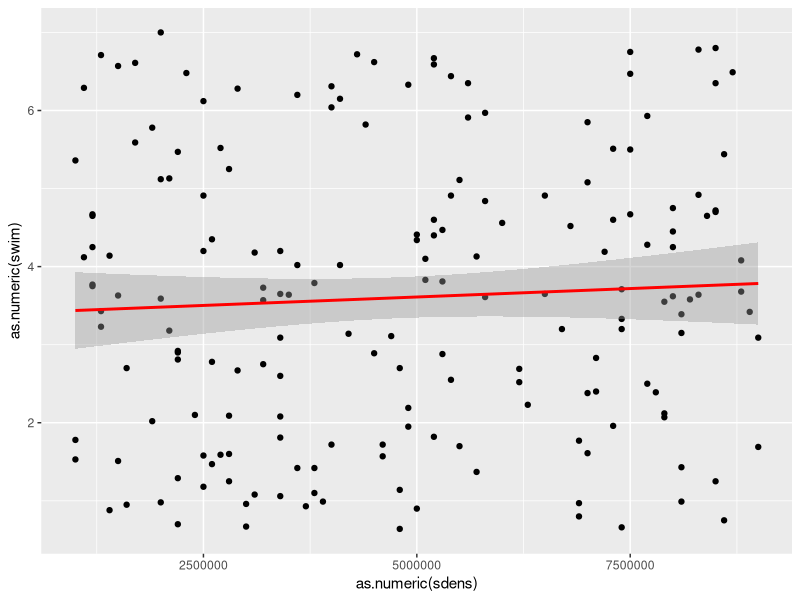
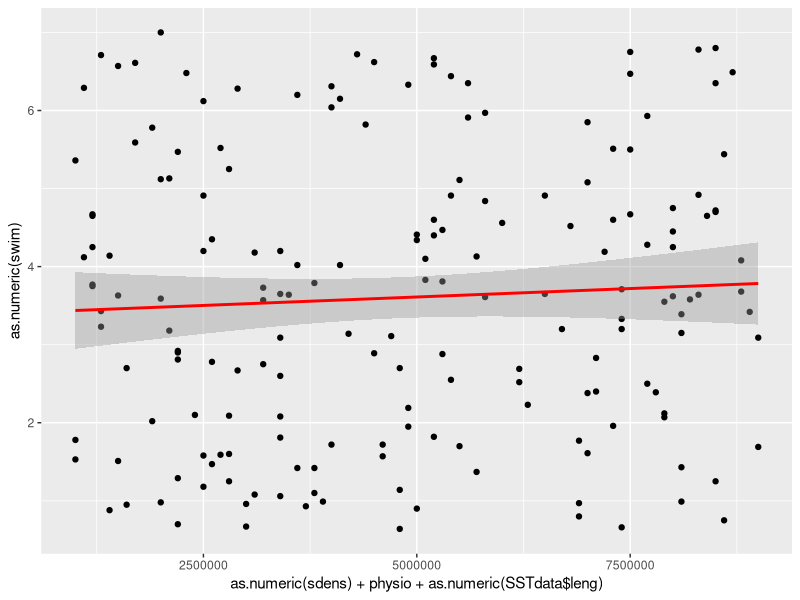

Source code (R) for these figures, in order:
## ---- chunk 1
tank<-sample(c("S1", "S2", "S3", "S4", "ENV"), 183, replace = TRUE)
sdens<-as.numeric(sample(seq(1000000,9000000, 100000), 183, replace=TRUE))
swim<-as.numeric(sample(seq(0.5, 7, 0.01), 183, replace=TRUE))
prHb<-sample(seq(5.9,6.3, 0.01), 183, replace=TRUE)
poHb<-sample(seq(6.2,6.9, 0.01), 183, replace=TRUE)
prHct<-sample(seq(25,28, 0.1), 183, replace=TRUE)
poHct<-sample(seq(27,31, 0.1), 183, replace=TRUE)
bLac<-sample(seq(4.0,6.8, 0.01), 183, replace=TRUE)
bGlu<-sample(seq(4.6,8, 0.01), 183, replace=TRUE)
mLac<-sample(seq(24,30, 0.01), 183, replace=TRUE)
mGlu<-sample(seq(1.5,3.3, 0.01), 183, replace=TRUE)
mGly<-sample(seq(1.5,3.8, 0.01), 183, replace=TRUE)
CS<-sample(seq(0.1,0.5, 0.01), 183, replace=TRUE)
LDH<-sample(seq(0.2,0.8, 0.01), 183, replace=TRUE)
leng<-sample(119:200, 183, replace=TRUE)
sex<-sample(c("M", "F"), 183, replace = TRUE)
## ---- chunk 2
SSTdata<-as.data.frame(cbind(tank, sdens, swim, prHb, poHb, prHct, poHct, bLac, bGlu, mLac, mGlu, mGly, CS, LDH, leng, sex))

## ---- chunk 3
timexspore<-lm(as.numeric(SSTdata$swim) ~ as.numeric(SSTdata$sdens))
summary(timexspore)
## ---- chunk 4
library(ggplot2)
## ---- chunk 5
ggplot(SSTdata, aes(x = as.numeric(sdens), y = as.numeric(swim))) + 
  geom_point() +
  stat_smooth(method = "lm", col = "red")
## ---- chunk 6
physio<-as.numeric(SSTdata$prHb)+as.numeric(SSTdata$poHb)+as.numeric(SSTdata$prHct)+as.numeric(SSTdata$poHct)+as.numeric(SSTdata$bLac)+as.numeric(SSTdata$mLac)+as.numeric(SSTdata$bGlu)+as.numeric(SSTdata$mGlu)+as.numeric(SSTdata$mGly)+as.numeric(SSTdata$CS)+as.numeric(SSTdata$LDH)

ts2<-lm(as.numeric(SSTdata$swim) ~ as.numeric(SSTdata$sdens) + physio + as.numeric(SSTdata$leng))

summary(ts2)
## ---- chunk 7
ggplot(SSTdata, aes(x = as.numeric(sdens) + physio + as.numeric(SSTdata$leng), y = as.numeric(swim))) + 
  geom_point() +
  stat_smooth(method = "lm", col = "red")
